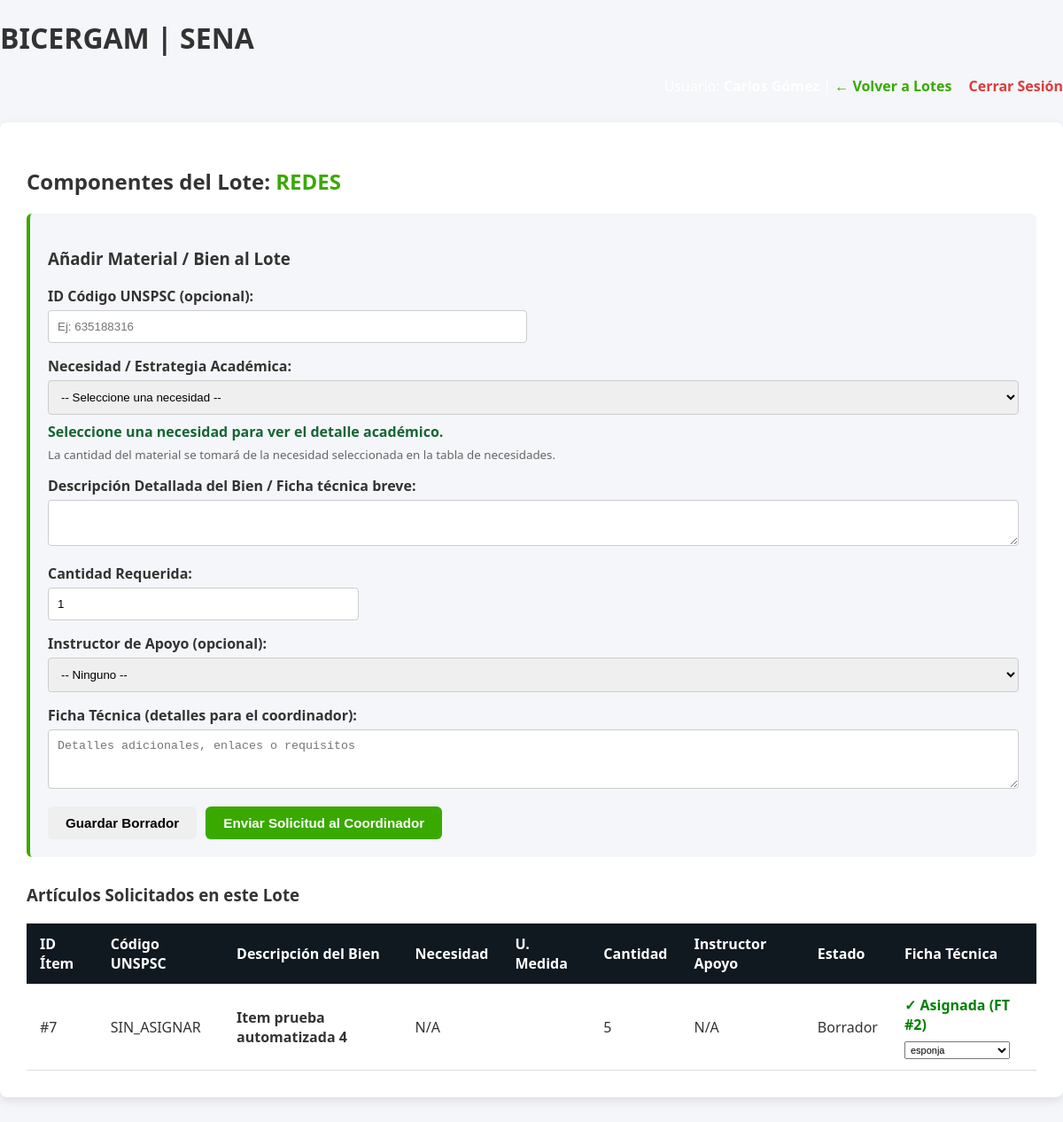
Screenshot of /instructor/matriz.php?lote=2 (signed in) with the database file from the repository.
### tables this page shows
CREATE TABLE `lote_requerimiento` (
  `ID_LOTE` int(11) NOT NULL,
  `ID_SOLICITANTE` int(11) NOT NULL,
  `LOTE_NOMBRE` varchar(100) NOT NULL,
  `ESTADO_TRAMITE` enum('Borrador','Enviado','Aprobado','Rechazado') NOT NULL,
  `FECHA_CREACION` date NOT NULL
);

CREATE TABLE `matriz_item` (
  `ID_MATRIZ_ITEM` int(11) NOT NULL,
  `ID_LOTE` int(11) NOT NULL,
  `ID_NECESIDAD` int(11) DEFAULT NULL,
  `ID_CODIGO_UNSPSC` int(11) NOT NULL,
  `ID_IVA` int(11) NOT NULL,
  `DESCRIPCION_BIEN` text NOT NULL,
  `UNIDAD_MEDIDA` varchar(50) NOT NULL,
  `CANTIDAD_REGULAR` int(11) NOT NULL DEFAULT 0,
  `OFERTA_1` int(11) DEFAULT NULL,
  `OFERTA_2` int(11) DEFAULT NULL,
  `OFERTA_3` int(11) DEFAULT NULL,
  `VALOR_UNITARIO_PROMEDIO` int(11) DEFAULT NULL,
  `VALOR_TOTAL_PROMEDIO` int(11) DEFAULT NULL,
  `FICHA_TECNICA` text DEFAULT NULL,
  `ESTADO_ITEM` varchar(30) NOT NULL DEFAULT 'Borrador',
  `INSTRUCTOR_APOYO` int(11) DEFAULT NULL,
  `ID_FICHA_TECNICA` int(11) DEFAULT NULL
);

CREATE TABLE `codigo_unspsc` (
  `ID_CODIGO` int(11) NOT NULL,
  `SEGMENTO` varchar(50) DEFAULT NULL,
  `FAMILIA` varchar(50) DEFAULT NULL,
  `CLASE` varchar(50) DEFAULT NULL,
  `CODIGO_UNSPSC` varchar(20) NOT NULL
);

CREATE TABLE `ficha_tecnica` (
  `ID_FICHA_TECNICA` int(11) NOT NULL,
  `ID_MATRIZ_ITEM` int(11) DEFAULT NULL,
  `NOMBRE_ITEM` varchar(150) NOT NULL,
  `CODIGO_UNSPSC_FK` varchar(20) DEFAULT NULL,
  `DENOMINACION_TECNICA_BIEN` text NOT NULL,
  `UNIDAD_MEDIDA` varchar(50) NOT NULL,
  `CANTIDAD` int(255) NOT NULL,
  `DESCRIPCION_GENERAL` text DEFAULT NULL,
  `COMENTARIOS` text DEFAULT NULL,
  `FECHA_EMISION` timestamp NOT NULL DEFAULT current_timestamp()
);

### instructor/matriz.php (the view, shortened to what this page needs)
<?php
require_once '../conexion.php';
$id_lote = isset($_GET['lote']) ? intval($_GET['lote']) : 0;
$ficha_tecnica_prefill = null;
$stmtLote = $pdo->prepare("SELECT LOTE_NOMBRE FROM lote_requerimiento WHERE ID_LOTE = ?");
$stmtLote->execute([$id_lote]);
$loteInfo = $stmtLote->fetch();
$needs = [];
$fichasTecnicas = [];
try {
    $stmtFichas = $pdo->query("SELECT ID_FICHA_TECNICA, NOMBRE_ITEM, CODIGO_UNSPSC_FK FROM ficha_tecnica ORDER BY NOMBRE_ITEM");
    $fichasTecnicas = $stmtFichas->fetchAll();
} catch (Exception $e) {
    error_log('Error cargando fichas técnicas: ' . $e->getMessage());
}
$stmtItems = $pdo->prepare("SELECT m.*, c.CODIGO_UNSPSC, i.PORCENTAJE, ua.NOMBRE AS APOYO_NOMBRE, ua.APELLIDO AS APOYO_APELLIDO, n.ID_MATRIZ AS NECESIDAD_MATRIZ, n.CANTIDAD_REGULAR AS NECESIDAD_BASE, n.CANTIDAD_NESECIDAD, n.CANTIDAD_CAMPESINA_COMPLEMENTARIA, n.CANTIDAD_CAMPESINA_TITULADA, n.CANTIDAD_VULNERABLE, n.CANTIDAD_MEDIA_TECNICA, n.CANTIDAD_FIC, n.CANTIDAD_ECONOMIA_POPULAR, n.CANTIDAD_ENI, n.CANTIDAD_FC_CAMPESINA
                            FROM matriz_item m
                            LEFT JOIN codigo_unspsc c ON m.ID_CODIGO_UNSPSC = c.ID_CODIGO
                            LEFT JOIN iva i ON m.ID_IVA = i.ID_IVA
                            LEFT JOIN usuario ua ON m.INSTRUCTOR_APOYO = ua.ID_USUARIO
                            LEFT JOIN necesidad n ON m.ID_NECESIDAD = n.ID_NECESIDAD
                            WHERE m.ID_LOTE = ?");
$stmtItems->execute([$id_lote]);
$items = $stmtItems->fetchAll();
?>
<!DOCTYPE html>
<html lang="es">
<head>
    <link rel="stylesheet" href="../estilos.css">
</head>
<body>
<header>
    <h1>BICERGAM | <span>SENA</span></h1>
    <div style="text-align: right; color: white;">
        Usuario: <strong><?= htmlspecialchars($_SESSION['usuario_nombre']) ?></strong> |
        <a href="index.php" style="color: var(--verde-sena); text-decoration: none; font-weight: bold; margin-right: 15px;">← Volver a Lotes</a>
        <a href="../logout.php" style="color: var(--alerta-rojo); text-decoration: none; font-weight: bold;">Cerrar Sesión</a>
    </div>
</header>
<div class="container fade-in">
    <h2>Componentes del Lote: <span style="color: var(--verde-sena);"><?= htmlspecialchars($loteInfo['LOTE_NOMBRE'] ?? 'Desconocido') ?></span></h2>
    <div style="background: var(--gris-claro); padding: 20px; border-radius: 6px; margin-bottom: 30px; border-left: 4px solid var(--verde-sena);">
        <h3>Añadir Material / Bien al Lote</h3>
        <form action="matriz.php?lote=<?= htmlspecialchars($id_lote) ?>" method="POST" id="formItem">
            <div style="display: grid; grid-template-columns: 1fr 1fr; gap: 15px;">
                <div class="form-group">
                    <label for="id_codigo_unspsc">ID Código UNSPSC (opcional):</label>
                    <input type="text" id="id_codigo_unspsc" name="id_codigo_unspsc" class="form-control" placeholder="Ej: 635188316" value="<?= $ficha_tecnica_prefill ? htmlspecialchars($ficha_tecnica_prefill['CODIGO_UNSPSC_FK']) : '' ?>" />
                </div>
            </div>
            <?php if ($ficha_tecnica_prefill): ?>
                <input type="hidden" id="id_necesidad" name="id_necesidad" value="<?= !empty($needs) ? (int)$needs[0]['ID_NECESIDAD'] : '' ?>">
            <?php else: ?>
                <div class="form-group">
                    <label for="id_necesidad">Necesidad / Estrategia Académica:</label>
                    <select id="id_necesidad" name="id_necesidad" class="form-control" required>
                        <option value="">-- Seleccione una necesidad --</option>
                    </select>
                    <div id="need-summary" style="margin-top:8px; color:#166534; font-weight:600;">Seleccione una necesidad para ver el detalle académico.</div>
                    <small style="display:block; margin-top:6px; color:#666;">La cantidad del material se tomará de la necesidad seleccionada en la tabla de necesidades.</small>
                </div>
            <?php endif; ?>
            <div class="form-group">
                <label for="descripcion_bien">Descripción Detallada del Bien / Ficha técnica breve:</label>
                <textarea id="descripcion_bien" name="descripcion_bien" class="form-control" rows="2" required <?= $ficha_tecnica_prefill ? 'readonly' : '' ?>></textarea>
            </div>
            <div class="form-group" style="width: 32%;">
                <label for="cantidad_regular">Cantidad Requerida:</label>
                <input type="number" id="cantidad_regular" name="cantidad_regular" class="form-control" min="1" value="1" required>
            </div>
            <div class="form-group">
                <label for="instructor_apoyo">Instructor de Apoyo (opcional):</label>
                <select id="instructor_apoyo" name="instructor_apoyo" class="form-control">
                    <option value="">-- Ninguno --</option>
                </select>
            </div>
            <div class="form-group">
                <label for="ficha_tecnica">Ficha Técnica (detalles para el coordinador):</label>
                <textarea id="ficha_tecnica" name="ficha_tecnica" class="form-control" rows="3" placeholder="Detalles adicionales, enlaces o requisitos" <?= $ficha_tecnica_prefill ? 'readonly' : '' ?>></textarea>
            </div>
            <div style="display:flex; gap:10px;">
                <button type="submit" onclick="document.getElementById('submit_action').value='guardar';" class="btn">Guardar Borrador</button>
                <button type="submit" onclick="document.getElementById('submit_action').value='enviar';" class="btn btn-sena">Enviar Solicitud al Coordinador</button>
            </div>
        </form>
    </div>
    <h3>Artículos Solicitados en este Lote</h3>
    <table>
        <thead>
            <tr>
                <th>ID Ítem</th>
                <th>Código UNSPSC</th>
                <th>Descripción del Bien</th>
                <th>Necesidad</th>
                <th>U. Medida</th>
                <th>Cantidad</th>
                <th>Instructor Apoyo</th>
                <th>Estado</th>
                <th>Ficha Técnica</th>
            </tr>
        </thead>
        <tbody>
            <?php if(empty($items)): ?>
                <tr>
                    <td colspan="9" style="text-align: center;">No se han agregado materiales a este requerimiento todavía.</td>
                </tr>
            <?php else: ?>
                <?php foreach($items as $item): ?>
                    <tr>
                        <td>#<?= htmlspecialchars($item['ID_MATRIZ_ITEM']) ?></td>
                        <td><?= htmlspecialchars($item['CODIGO_UNSPSC'] ?? 'SIN_ASIGNAR') ?></td>
                        <td><strong><?= htmlspecialchars($item['DESCRIPCION_BIEN']) ?></strong></td>
                        <td><?= htmlspecialchars($item['ID_NECESIDAD'] ? 'Necesidad #' . $item['ID_NECESIDAD'] : 'N/A') ?></td>
                        <td><?= htmlspecialchars($item['UNIDAD_MEDIDA'] ?? 'N/A') ?></td>
                        <td><?= htmlspecialchars($item['CANTIDAD_REGULAR']) ?></td>
                        <td>
                            <?php
                            if ($item['INSTRUCTOR_APOYO']) {
                                $stmtUser = $pdo->prepare("SELECT NOMBRE, APELLIDO FROM usuario WHERE ID_USUARIO = ?");
                                $stmtUser->execute([$item['INSTRUCTOR_APOYO']]);
                                $u = $stmtUser->fetch();
                                echo htmlspecialchars($u['NOMBRE'] . ' ' . $u['APELLIDO']);
                            } else {
                                echo 'N/A';
                            }
                            ?>
                        </td>
                        <td><span class="badge badge-warning"><?= htmlspecialchars($item['ESTADO_ITEM'] ?? 'Borrador') ?></span></td>
                        <td>
                            <?php if ($item['ID_FICHA_TECNICA']): ?>
                                <span style="color: green; font-weight: bold;">✓ Asignada (FT #<?= $item['ID_FICHA_TECNICA'] ?>)</span>
                            <?php else: ?>
                                <span style="color: #666; font-style: italic;">Sin Ficha</span>
                            <?php endif; ?>
                            <form method="POST" action="matriz.php?lote=<?= htmlspecialchars($id_lote) ?>" style="margin-top: 5px;">
                                <select name="id_ficha_tecnica" onchange="this.form.submit()" style="padding: 2px; font-size: 11px;">
                                    <?php foreach ($fichasTecnicas as $ft): ?>
                                        <option value="<?= htmlspecialchars($ft['ID_FICHA_TECNICA']) ?>" <?= $item['ID_FICHA_TECNICA'] == $ft['ID_FICHA_TECNICA'] ? 'selected' : '' ?>>
                                            <?= htmlspecialchars($ft['NOMBRE_ITEM']) ?>
                                        </option>
                                    <?php endforeach; ?>
                                </select>
                            </form>
                        </td>
                    </tr>
                <?php endforeach; ?>
            <?php endif; ?>
        </tbody>
    </table>
</div>
</body>
</html>

### estilos.css (style rules this page uses)
:root { --verde-sena: #39A900; --gris-oscuro: #101820; --gris-claro: #f4f6f9; --blanco: #ffffff; --texto: #333333; --alerta-rojo: #de3a3a; }
body { font-family: 'Segoe UI', Tahoma, Geneva, Verdana, sans-serif; background-color: var(--gris-claro); color: var(--texto); margin: 0; padding: 0; }
.container { max-width: 1200px; margin: 30px auto; background: var(--blanco); padding: 30px; border-radius: 8px; box-shadow: 0 4px 12px rgba(0,0,0,0.1); }
.btn { display: inline-block; padding: 10px 20px; border-radius: 6px; text-decoration: none; font-weight: bold; cursor: pointer; transition: all 0.3s ease; border: none; font-size: 0.95rem; }
.btn-sena { background-color: var(--verde-sena); color: var(--blanco); }
table { width: 100%; border-collapse: collapse; margin-top: 20px; }
th, td { padding: 12px 15px; text-align: left; border-bottom: 1px solid #ddd; }
th { background-color: var(--gris-oscuro); color: var(--blanco); }
.form-group { margin-bottom: 15px; }
.form-group label { display: block; margin-bottom: 5px; font-weight: bold; }
.form-control { width: 100%; padding: 10px; border: 1px solid #ccc; border-radius: 4px; box-sizing: border-box; }
.fade-in { animation: fadeIn 0.5s ease-in-out; }

### rows the page displays
lote_requerimiento: LOTE_NOMBRE "REDES"
matriz_item: ID_MATRIZ_ITEM "7", ID_CODIGO_UNSPSC.CODIGO_UNSPSC "SIN_ASIGNAR", DESCRIPCION_BIEN "Item prueba automatizada 4", ID_NECESIDAD "N/A", CANTIDAD_REGULAR "5", ESTADO_ITEM "Borrador", ID_FICHA_TECNICA "2", id_ficha_tecnica "esponja"
